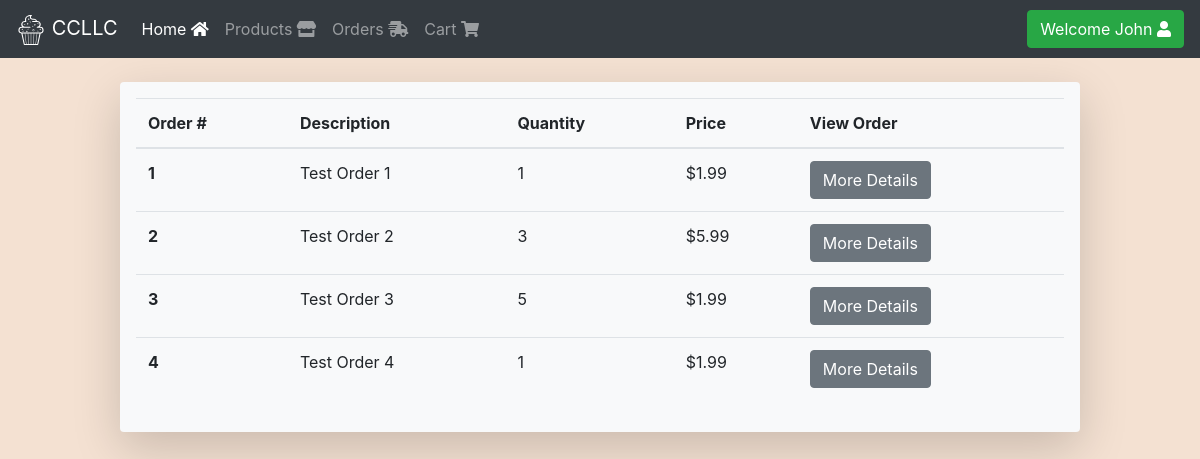
The app's page /orders.php (signed in) with its own data.
### tables this page shows
CREATE TABLE orderTest (
  order_id int(10) NOT NULL AUTO_INCREMENT,
  description varchar(100) NOT NULL,
  quantity int(10) NOT NULL,
  price decimal(8,2) NOT NULL,
  PRIMARY KEY (order_id)
);

### src/backend/db.php (called while the page is built, shortened)
<?php
class db{
  private $servername = "172.17.0.1";
  private $username = "webuser";
  private $userpass = "webpass";
  private $dbname = "ism452";
  private $conn;
  private function initConnection(){
    $this->conn = new mysqli($this->servername, $this->username, $this->userpass, $this->dbname);
  }
  public function queryDatabase($sqlStatement){
    $result = $this->conn->query($sqlStatement);
    return $result;
  }
}
?>

### src/orders.php (the view, shortened to what this page needs)
<!DOCTYPE html>
<html lang="en" dir="ltr">
  <head>
    <link rel="stylesheet" href="https://stackpath.bootstrapcdn.com/bootstrap/4.3.1/css/bootstrap.min.css">
    <link rel="stylesheet" href="https://use.fontawesome.com/releases/v5.7.2/css/all.css">
    <link rel="stylesheet" href="/css/master.css">
  </head>
  <body>
    <?php
    include 'backend/navbar.php';
    ?>
    <br>
    <div class="container-fluid shadow-lg p-3 mb-5 bg-light rounded">
      <table class="table">
        <thead>
          <tr>
            <th scope="col">Order #</th>
            <th scope="col">Description</th>
            <th scope="col">Quantity</th>
            <th scope="col">Price</th>
            <th scope="col">View Order</th>
          </tr>
        </thead>
        <tbody>
          <?php
          include 'backend/db.php';
          $dbConn = new db;
          $sql = "SELECT * FROM orderTest";
          $result = $dbConn->queryDatabase($sql);
          if ($result->num_rows > 0) {
            while($row = $result->fetch_assoc()) {
              echo '<tr>
                      <th scope="row">'.$row["order_id"].'</th>
                      <td>'.$row["description"].'</td>
                      <td>'.$row["quantity"].'</td>
                      <td>$'.$row["price"].'</td>
                      <td><a class="btn btn-secondary" href="#">More Details</a></td>
                    </tr>';
            }
          }
          ?>
        </tbody>
      </table>
    </div>
  </body>
</html>

### src/css/master.css (style rules this page uses)
body { background-color: #f4e1d2; }
.container-fluid { max-width: 80% !important; }

### records on screen
ordertest: order_id "1", description "Test Order 1", quantity "1", price "1.99"
ordertest: order_id "2", description "Test Order 2", quantity "3", price "5.99"
ordertest: order_id "3", description "Test Order 3", quantity "5", price "1.99"
ordertest: order_id "4", description "Test Order 4", quantity "1", price "1.99"

### other values on screen
$_COOKIE["user"] "John"
